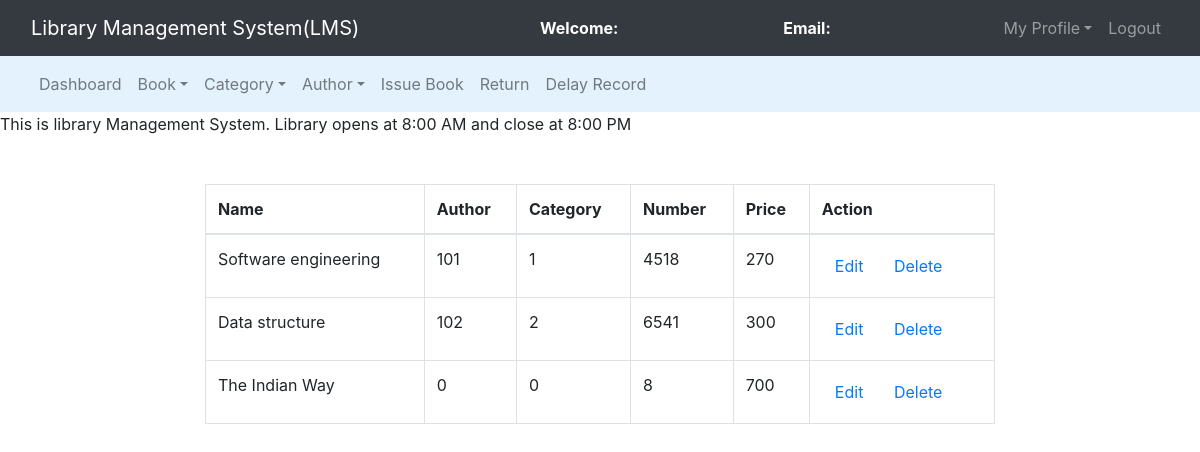
Page /admin/manage_book.php on the earlier database version.
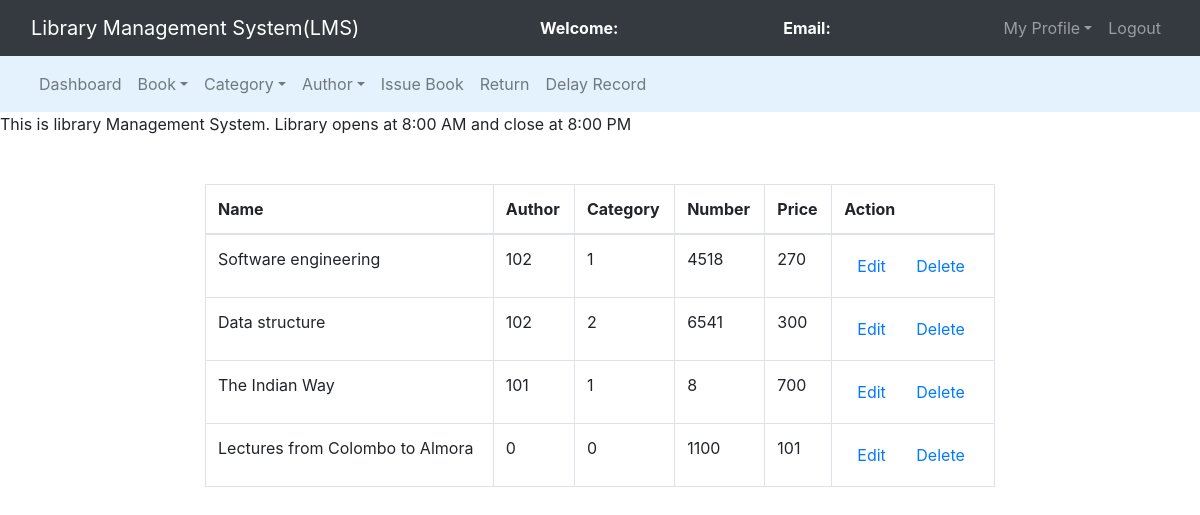
Same page on the later database version.
### tables this page shows
CREATE TABLE `books` (
  `book_id` int(11) NOT NULL,
  `book_name` varchar(250) NOT NULL,
  `author_id` int(11) NOT NULL,
  `cat_id` int(11) NOT NULL,
  `book_no` int(11) NOT NULL,
  `book_price` int(11) NOT NULL
);

### admin/manage_book.php (the view, shortened to what this page needs)
<!DOCTYPE html>
<html>
<head>
	<link rel="stylesheet" type="text/css" href="../bootstrap-4.4.1/css/bootstrap.min.css">
</head>
<body>
	<nav class="navbar navbar-expand-lg navbar-dark bg-dark">
		<div class="container-fluid">
			<div class="navbar-header">
				<a class="navbar-brand" href="index.php">Library Management System(LMS)</a>
			</div>
			<font style="color: white"><span><strong>Welcome: <?php echo $_SESSION['name'];?></strong></span></font>
			<font style="color: white"><span><strong>Email: <?php echo $_SESSION['email'];?></strong></span></font>
			<ul class="nav navbar-nav navbar-right">
				<li class="nav-item dropdown">
					<a class="nav-link dropdown-toggle" data-toggle="dropdown">My Profile</a>
				</li>
				<li class="nav-item"><a class="nav-link" href="../logout.php">Logout</a></li>
			</ul>
		</div>
	</nav>
<nav class="navbar navbar-expand-lg navbar-light" style="background-color: #e3f2fd">
	<div class="container-fluid">
		<ul class="nav navbar-nav navbar-center">
			<li class="nav-item">
				<a href="admin_dashboard.php" class="nav-link">Dashboard</a>
			</li>
			<li class="nav-item dropdown">
				<a class="nav-link dropdown-toggle" data-toggle="dropdown">Book</a>
			</li>
			<li class="nav-item dropdown">
				<a class="nav-link dropdown-toggle" data-toggle="dropdown">Category</a>
			</li>
			<li class="nav-item dropdown">
				<a class="nav-link dropdown-toggle" data-toggle="dropdown">Author</a>
			</li>
			<li class="nav-item">
				<a href="issue_book.php" class="nav-link">Issue Book</a>
			</li>
			<li class="nav-item">
				<a href="return.php" class="nav-link">Return</a>
			</li>
			<li class="nav-item">
				<a href="delay_display.php" class="nav-link">Delay Record</a>
			</li>
		</ul>
	</div>
</nav>
	<span><marquee>This is library Management System. Library opens at 8:00 AM and close at 8:00 PM</marquee></span><br><br>
	<div class="row">
		<div class="col-md-2"></div>
		<div class="col-md-8">
			<table class="table table-bordered table-hover">
				<thead>
					<tr>
						<th>Name</th>
						<th>Author</th>
						<th>Category</th>
						<th>Number</th>
						<th>Price</th>
						<th>Action</th>
					</tr>
				</thead>
				<?php
					$connection = mysqli_connect("localhost","root","");
					$query = "select * from books";
					$query_run = mysqli_query($connection,$query);
					while($row = mysqli_fetch_assoc($query_run)){
						?>
						<tr>
							<td><?php echo $row['book_name'];?></td>
							<td><?php echo $row['author_id'];?></td>
							<td><?php echo $row['cat_id'];?></td>
							<td><?php echo $row['book_no'];?></td>
							<td><?php echo $row['book_price'];?></td>
							<td>
								<button class="btn" name=""><a href="edit_book.php?bn=<?php echo $row['book_no'];?>">Edit</a></button>
								<button class="btn" name=""><a href="delete_book.php?bn=<?php echo $row['book_no'];?>">Delete</a></button>
							</td>
						</tr>
						<?php
					}
				?>
			</table>
		</div>
		<div class="col-md-2"></div>
	</div>
</body>
</html>

Differences in the rows shown:
changed books "Software engineering": author "101" → "102"
changed books "The Indian Way": author "0" → "101"; cat "0" → "1"
added books: book_name "Lectures from Colombo to Almora", author "0", cat "0", book_no "1100", book_price "101"
